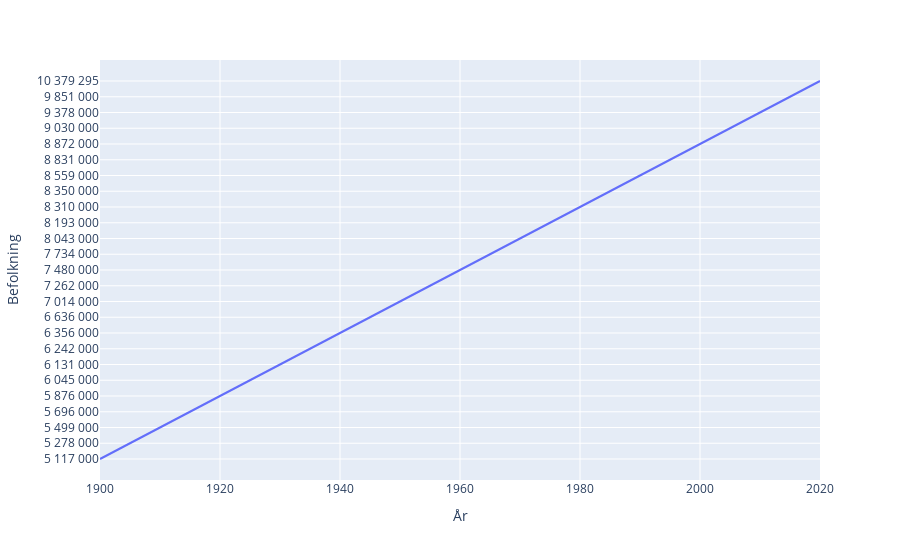

Notebook cell for this chart:
### Markdown cell above
## 1.0 Swedish demographic data

### Code cell
import pandas as pd
import plotly_express as px
swedish_link = "https://sv.wikipedia.org/wiki/Sveriges_demografi"

swedish_DataFram = pd.read_html(swedish_link)

swedish_DataFram = swedish_DataFram[5]
swedish_DataFram = swedish_DataFram.rename({"Unnamed: 0": "År", "Folkmängd": "Befolkning"}, axis="columns")
swedish_DataFram.head()
px.line(swedish_DataFram, x="År", y="Befolkning")

### Figure 1 — Plotly figure (JSON) as saved in the notebook; plotly's stock layout.template omitted (floating-point values rounded to 4 significant figures)
{"data": [{"hovertemplate": "År=%{x}<br>Befolkning=%{y}<extra></extra>", "legendgroup": "", "line": {"color": "#636efa", "dash": "solid"}, "marker": {"symbol": "circle"}, "mode": "lines", "name": "", "orientation": "h", "showlegend": false, "type": "scatter", "x": [1900, 1901, 1902, 1903, 1904, 1905, 1906, 1907, 1908, 1909, 1910, 1911, 1912, 1913, 1914, 1915, 1916, 1917, 1918, 1919, 1920, 1921, 1922, 1923, 1924, 1925, 1926, 1927, 1928, 1929, 1930, 1931, 1932, 1933, 1934, 1935, 1936, 1937, 1938, 1939, 1940, 1941, 1942, 1943, 1944, 1945, 1946, 1947, 1948, 1949, 1950, 1951, 1952, 1953, 1954, 1955, 1956, 1957, 1958, 1959, 1960, 1961, 1962, 1963, 1964, 1965, 1966, 1967, 1968, 1969, 1970, 1971, 1972, 1973, 1974, 1975, 1976, 1977, 1978, 1979, 1980, 1981, 1982, 1983, 1984, 1985, 1986, 1987, 1988, 1989, 1990, 1991, 1992, 1993, 1994, 1995, 1996, 1997, 1998, 1999, 2000, 2001, 2002, 2003, 2004, 2005, 2006, 2007, 2008, 2009, 2010, 2011, 2012, 2013, 2014, 2015, 2016, 2017, 2018, 2019, 2020], "xaxis": "x", "y": ["5 117 000", "5 156 000", "5 187 000", "5 210 000", "5 241 000", "5 278 000", "5 316 000", "5 357 000", "5 404 000", "5 453 000", "5 499 000", "5 542 000", "5 583 000", "5 621 000", "5 659 000", "5 696 000", "5 735 000", "5 779 000", "5 807 000", "5 830 000", "5 876 000", "5 929 000", "5 971 000", "5 997 000", "6 021 000", "6 045 000", "6 064 000", "6 081 000", "6 097 000", "6 113 000", "6 131 000", "6 152 000", "6 176 000", "6 201 000", "6 222 000", "6 242 000", "6 259 000", "6 276 000", "6 297 000", "6 326 000", "6 356 000", "6 389 000", "6 432 000", "6 491 000", "6 560 000", "6 636 000", "6 719 000", "6 803 000", "6 883 000", "6 956 000", "7 014 000", "7 073 000", "7 125 000", "7 171 000", "7 213 000", "7 262 000", "7 315 000", "7 364 000", "7 409 000", "7 446 000", "7 480 000", "7 520 000", "7 562 000", "7 604 000", "7 661 000", "7 734 000", "7 808 000", "7 868 000", "7 914 000", "7 968 000", "8 043 000", "8 098 000", "8 122 000", "8 137 000", "8 161 000", "8 193 000", "8 222 000", "8 252 000", "8 276 000", "8 294 000", "8 310 000", "8 320 000", "8 325 000", "8 329 000", "8 337 000", "8 350 000", "8 370 000", "8 398 000", "8 437 000", "8 493 000", "8 559 000", "8 617 000", "8 668 000", "8 719 000", "8 781 000", "8 831 000", "8 843 000", "8 846 000", "8 851 000", "8 858 000", "8 872 000", "8 896 000", "8 925 000", "8 958 000", "8 994 000", "9 030 000", "9 081 000", "9 148 000", "9 220 000", "9 299 000", "9 378 000", "9 449 000", "9 519 000", "9 644 000", "9 747 000", "9 851 000", "9 995 000", "10 120 000", "10 230 000", "10 327 589", "10 379 295"], "yaxis": "y"}], "layout": {"legend": {"tracegroupgap": 0}, "margin": {"t": 60}, "xaxis": {"anchor": "y", "domain": [0, 1], "title": {"text": "År"}}, "yaxis": {"anchor": "x", "domain": [0, 1], "title": {"text": "Befolkning"}}}}
